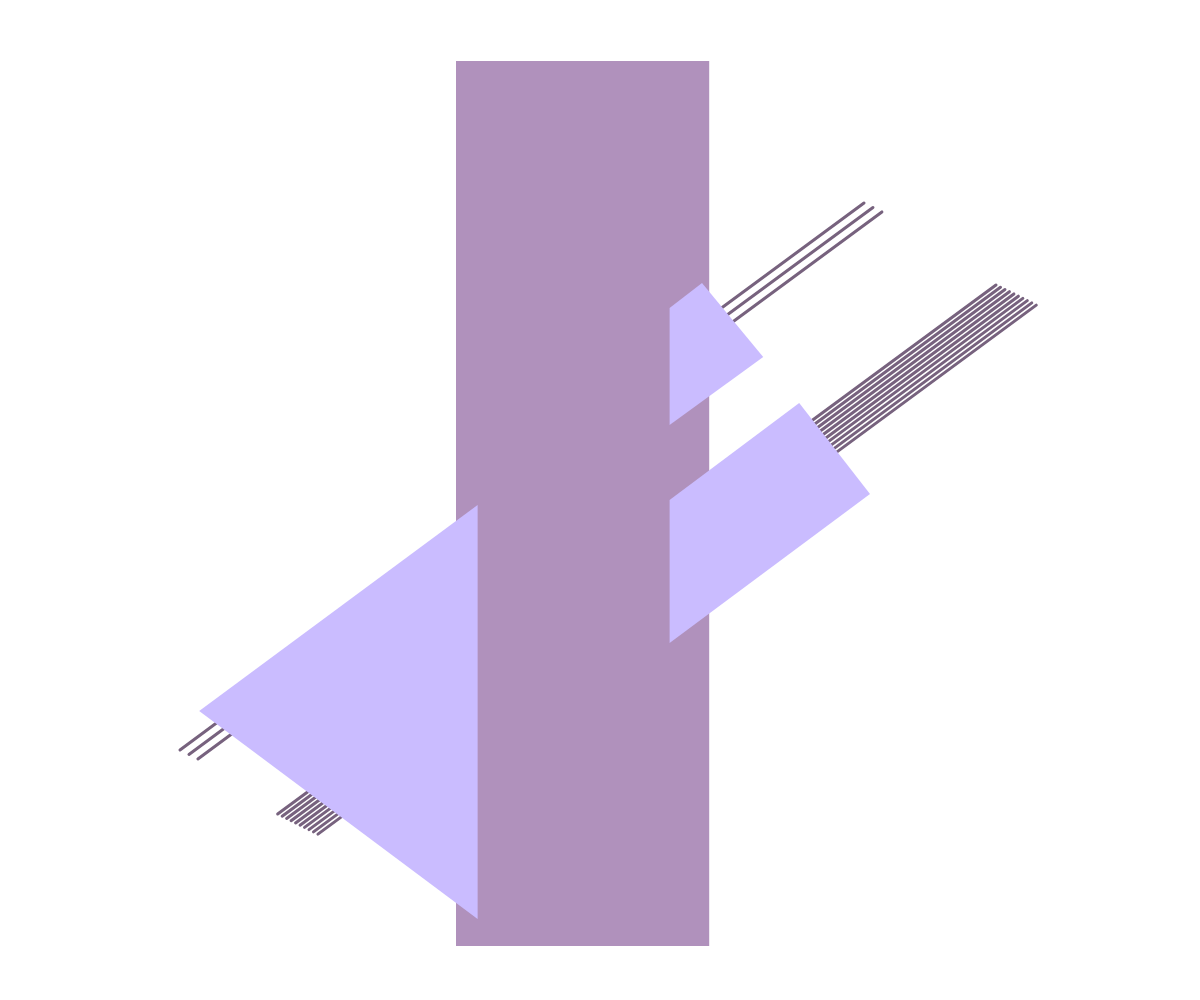
Frame 1 (no input)
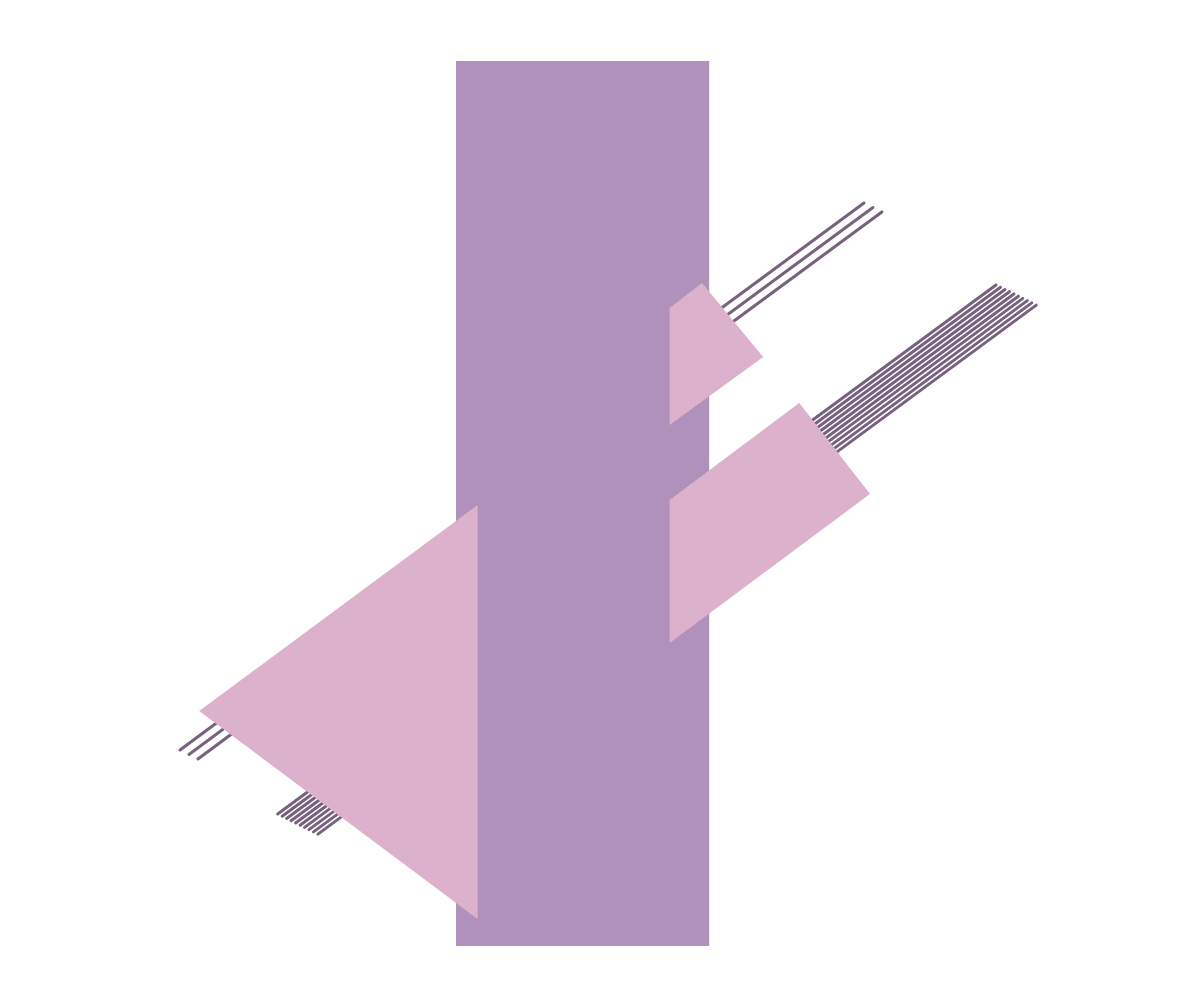
Frame 60 (no input)
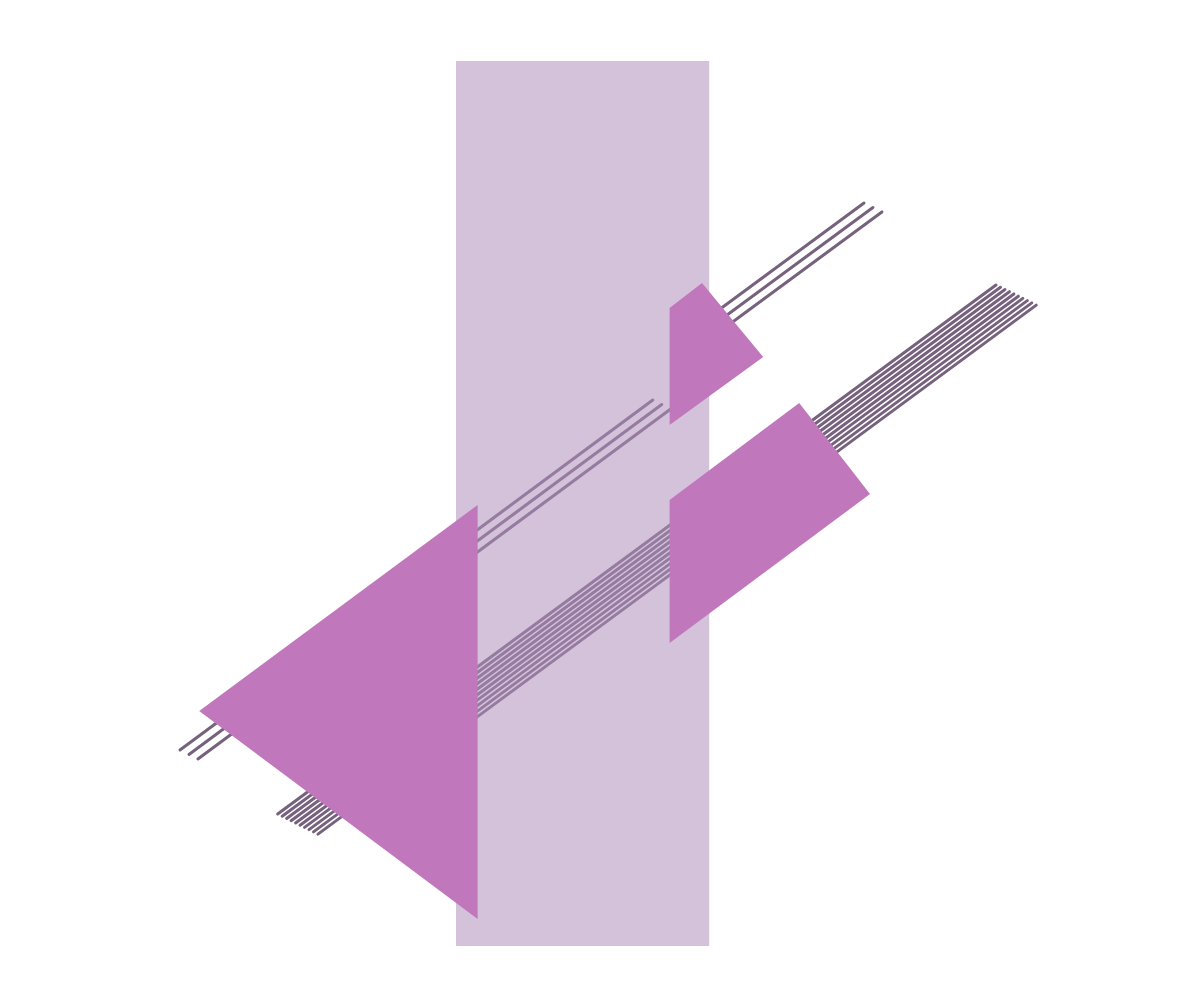
Frame 120 (the mouse pressed at the canvas centre since frame 60)

The p5.js sketch that drew these frames (run headless with seeded random() and noise() and a simulated clock; from frame 60 on, the mouse is pressed at the canvas centre):

// p5.js sketch
// ── sketch.js
//Storing the line groups into an array.
let groups = [];
let colorMiddle; // Color for the middle layer.
let colorTop; // Color variable for the top layer
let fadeAlphaMiddle = 255; // Initial alpha for middle layer color
let value = 0;

function setup() {
  createCanvas(windowWidth, windowHeight);
  background(255);

  colorMiddle = color(random(145, 188), 145, 188, fadeAlphaMiddle);
  colorTop = color(random(188, 255), 188, 255);
  colorBase = color(random(98, 126), 98, 126); // Base color without fade

  drawLineGroups(); // Initial draw of the base layer
  
  setInterval(colorTopChange, 500);
  
  // Start the fade-out effect for the middle layer after a delay
  setTimeout(fadeOutMiddleLayer, 2500);
}

function colorTopChange() {
  colorTop = color(random(188, 255), random(255), random(255));
}

function fadeOutMiddleLayer() {
  if (fadeAlphaMiddle > 0) {
    fadeAlphaMiddle -= 5;
    fadeAlphaMiddle = max(fadeAlphaMiddle, 0); // Ensure alpha does not go below 0

    // Update colorMiddle with the new alpha value
    colorMiddle = color(red(colorMiddle), green(colorMiddle), blue(colorMiddle), fadeAlphaMiddle);

    // Schedule the next fade step
    setTimeout(fadeOutMiddleLayer, 50); // Adjust delay for fade speed
  }
}

//This class draws groups of lines using a class.
//In this class, the start points'X location, start points'Y location, end points'X location, end points'Y location, angle, number of lines in each group, color, space, strokeWeight
//are used as parameters.
class lineGroup {
  constructor(startX, startY, endX, endY, angle, numLines, color, space, strokeWeight) {
    this.startX = startX;
    this.startY = startY;
    this.endX = endX;
    this.endY = endY;
    this.angle = angle;
    this.numLines = numLines;
    this.color = color;
    this.lineSpacing = space; 
    this.strokeWeight = strokeWeight;
  }

    draw() {
    stroke(this.color); // Set the color of the lines.
    strokeWeight(this.strokeWeight); // Set the line thickness.

    // Draw each line in the group at an offset based on line spacing and angle.
    for (let i = 0; i < this.numLines; i++) {
      // Calculate horizontal and vertical offsets for each line.
      let offsetX = cos(this.angle) * this.lineSpacing * i;
      let offsetY = sin(this.angle) * this.lineSpacing * i;

      // Draw the line with the calculated offsets.
      line(this.startX + offsetX, this.startY + offsetY, this.endX + offsetX, this.endY + offsetY);
    }
  }
}

function draw() {
  background(255);

  for (let group of groups) {
    group.draw();
  }

  drawMiddleLayer(); // Draw middle layer with fading color
  drawTopLayer(); // Draw top layer
}

function drawLineGroups() {
  groups = [];

  let baseLayer1StartX = 0.15 * windowWidth;
  let baseLayer1StartY = 0.75 * windowHeight;
  let baseLayer1EndX = 0.544 * windowWidth;
  let baseLayer1EndY = 0.4 * windowHeight;
  let baseLayer1Angle = PI / 6.78;

  let baseLayer2StartX = 0.582 * windowWidth;
  let baseLayer2StartY = 0.325 * windowHeight;
  let baseLayer2EndX = 0.72 * windowWidth;
  let baseLayer2EndY = 0.203 * windowHeight;
  let baseLayer2Angle = PI / 6.78; 

  let baseLayer3StartX = 0.2314 * windowWidth;
  let baseLayer3StartY = 0.814 * windowHeight;
  let baseLayer3EndX = 0.83 * windowWidth;
  let baseLayer3EndY = 0.285 * windowHeight;
  let baseLayer3Angle = PI / 6.78; 

  groups.push(new lineGroup(baseLayer1StartX, baseLayer1StartY, baseLayer1EndX, baseLayer1EndY, baseLayer1Angle, 3, colorBase, 10, 3));
  groups.push(new lineGroup(baseLayer2StartX, baseLayer2StartY, baseLayer2EndX, baseLayer2EndY, baseLayer2Angle, 3, colorBase, 10, 3));
  groups.push(new lineGroup(baseLayer3StartX, baseLayer3StartY, baseLayer3EndX, baseLayer3EndY, baseLayer3Angle, 10, colorBase, 5, 3));
}

function drawMiddleLayer() {
  let middleLayerX = 0.38 * windowWidth;
  let middleLayerY = 0.061 * windowHeight;
  let middleLayerWidth = 0.211 * windowWidth;
  let middleLayerHeight = 0.885 * windowHeight;

  noStroke();
  fill(colorMiddle);
  rect(middleLayerX, middleLayerY, middleLayerWidth, middleLayerHeight);
}

function drawTopLayer() {
  fill(colorTop);
  
  let topLayer1X1 = 0.398 * windowWidth;
  let topLayer1X2 = 0.166 * windowWidth;
  let topLayer1X3 = 0.398 * windowWidth;
  let topLayer1Y1 = 0.505 * windowHeight;
  let topLayer1Y2 = 0.711 * windowHeight;
  let topLayer1Y3 = 0.919 * windowHeight;
  triangle(topLayer1X1, topLayer1Y1, topLayer1X2, topLayer1Y2, topLayer1X3, topLayer1Y3);

  let topLayer2X1 = 0.558 * windowWidth;
  let topLayer2X2 = 0.585 * windowWidth;
  let topLayer2X3 = 0.558 * windowWidth;
  let topLayer2X4 = 0.636 * windowWidth;
  let topLayer2Y1 = 0.308 * windowHeight;
  let topLayer2Y2 = 0.283 * windowHeight;
  let topLayer2Y3 = 0.425 * windowHeight;
  let topLayer2Y4 = 0.357 * windowHeight;
  quad(topLayer2X1, topLayer2Y1, topLayer2X2, topLayer2Y2, topLayer2X4, topLayer2Y4, topLayer2X3, topLayer2Y3);

  let topLayer3X1 = 0.558 * windowWidth;
  let topLayer3X2 = 0.558 * windowWidth;
  let topLayer3X3 = 0.725 * windowWidth;
  let topLayer3X4 = 0.666 * windowWidth;
  let topLayer3Y1 = 0.5 * windowHeight;
  let topLayer3Y2 = 0.643 * windowHeight;
  let topLayer3Y3 = 0.494 * windowHeight;
  let topLayer3Y4 = 0.403 * windowHeight;
  quad(topLayer3X1, topLayer3Y1, topLayer3X2, topLayer3Y2, topLayer3X3, topLayer3Y3, topLayer3X4, topLayer3Y4);
}



function windowResized() {
  resizeCanvas(windowWidth, windowHeight);
  drawLineGroups();
}
